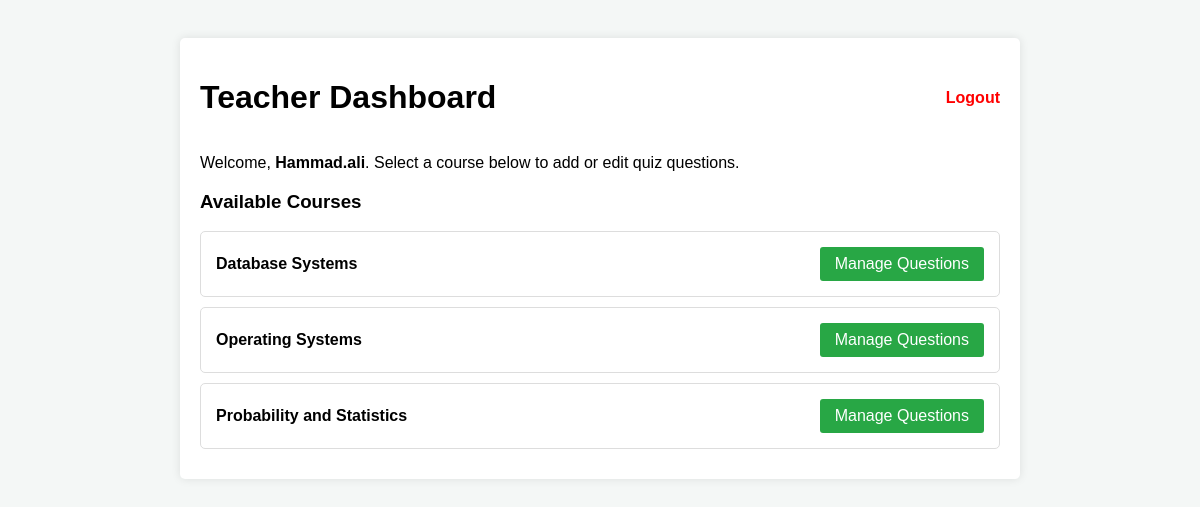
/Quizzer/public/teacher_dashboard.php (signed in), run on the app's committed database.
### tables this page shows
CREATE TABLE `Course` (
  `id` int(11) NOT NULL,
  `coursename` varchar(50) DEFAULT NULL
);

### Quizzer/public/teacher_dashboard.php (the view, shortened to what this page needs)
<?php
require_once __DIR__ . '/../config/db.php';
$courses = $pdo->query("SELECT * FROM Course ORDER BY coursename ASC")->fetchAll();
?>
<!DOCTYPE html>
<html>
<head>
</head>
<body>
<div class="container">
    <div class="header">
        <h1>Teacher Dashboard</h1>
        <a href="logout.php" class="logout">Logout</a>
    </div>
    <p>Welcome, <strong><?php echo htmlspecialchars($_SESSION['username']); ?></strong>. Select a course below to add or edit quiz questions.</p>
    <h3>Available Courses</h3>
    <?php if (count($courses) > 0): ?>
        <?php foreach ($courses as $course): ?>
            <div class="course-card">
                <strong><?php echo htmlspecialchars($course['coursename']); ?></strong>
                <a href="manage_questions.php?course_id=<?php echo $course['id']; ?>" class="btn">Manage Questions</a>
            </div>
        <?php endforeach; ?>
    <?php else: ?>
        <p>No courses have been created by the Admin yet.</p>
    <?php endif; ?>
</div>
</body>
</html>

### Quizzer/public/teacher_dashboard.php (style rules this page uses)
body { font-family: Arial, sans-serif; background: #f4f7f6; padding: 30px; }
.container { background: #fff; padding: 20px; max-width: 800px; margin: auto; border-radius: 5px; box-shadow: 0 0 10px rgba(0,0,0,0.1); }
.header { display: flex; justify-content: space-between; align-items: center; }
.logout { color: red; text-decoration: none; font-weight: bold; }
.course-card { border: 1px solid #ddd; padding: 15px; margin-bottom: 10px; border-radius: 5px; display: flex; justify-content: space-between; align-items: center; }
.btn { padding: 8px 15px; background: #28a745; color: white; text-decoration: none; border-radius: 3px; }

### data on the page
course: coursename "Database Systems"
course: coursename "Operating Systems"
course: coursename "Probability and Statistics"

### other printed values
$_SESSION['username'] "Hammad.ali"
